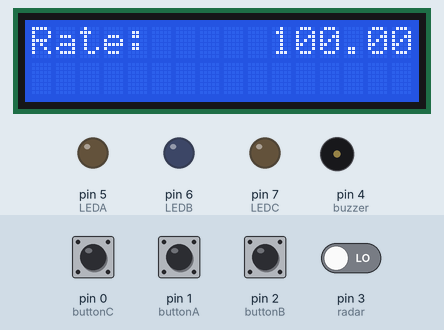
Recording of a sketch running on a simulated Arduino Uno, built with avr-gcc and run on an emulated ATmega328P. On the bench: 16×2 character LCD, output pins drawn as LEDs (lit = HIGH), buzzer (waves = sounding, pin HIGH). The test bench sets the inputs (shaded band); at power-on: pin 0 (buttonC), pin 1 (buttonA), pin 2 (buttonB), pin 3 (radar) LOW.

Above: at 4.2 s.
4.3 s: pin 2 (buttonB) pulled HIGH for 1 s
At 6.4 s:
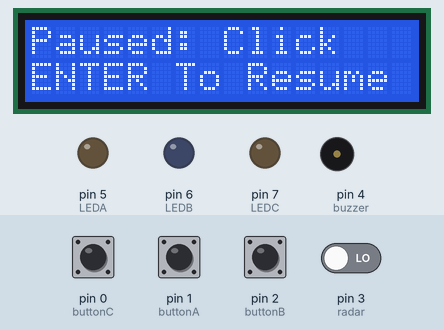
7.0 s: pin 2 (buttonB) pulled HIGH for 0.15 s
At 7.7 s:
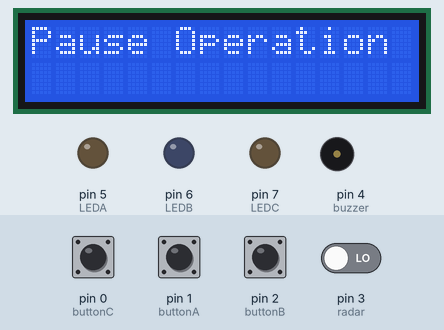
8.8 s: pin 0 (buttonC) pulled HIGH for 0.15 s
At 10.3 s:
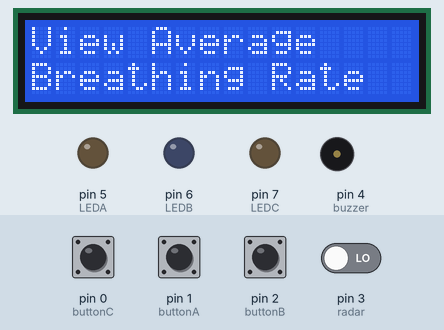
10.6 s: pin 1 (buttonA) pulled HIGH for 1 s
At 12.4 s:
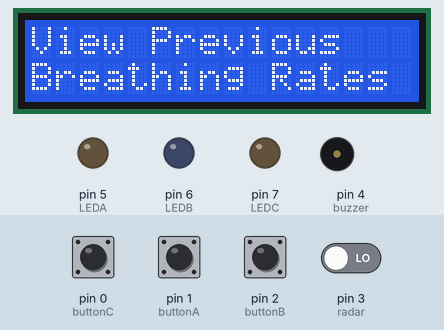
13.3 s: pin 1 (buttonA) pulled HIGH for 0.15 s
At 14.8 s:
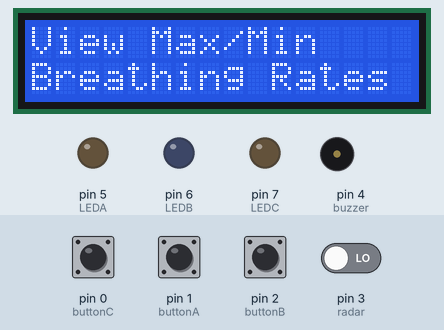
15.1 s: pin 2 (buttonB) pulled HIGH for 0.15 s
At 16.3 s:
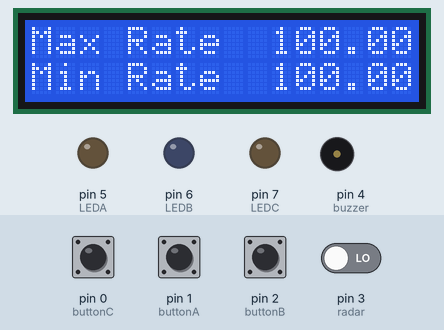
Timing chart, 0 to 17.9 s (numbered marks = the images above; inputs shaded):
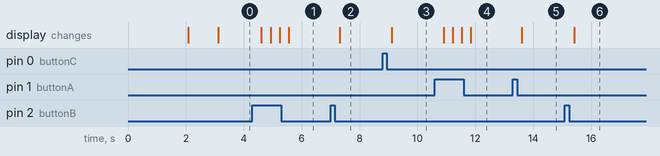

The sketch:

menutest1.3.ino
```cpp
// Michael Dempsey
// Doppler Radar Respiratory Monitor
// Menu Test Code 1.2
// April 11, 2018

#include <LiquidCrystal.h>

// pin declarations for circuit board rev. 1.2
const byte buttonA = 1;
const byte buttonB = 2;
const byte buttonC = 0;
const byte radar   = 3;
const byte buzzer  = 4;
const byte LEDA    = 5;
const byte LEDB    = 6;
const byte LEDC    = 7;
const byte d7      = 8;
const byte d6      = 9;
const byte d5      = 10;
const byte d4      = 11;
const byte en      = 12;
const byte rs      = 13;

const int delayParam          = 300;
const int avgParam            = 10;
const int prevValDim          = 50;
const double yellowThreshold  = 10;
const double redThreshold     = 20;
const int inputDelay          = 300;

// start display screen
LiquidCrystal lcd(rs, en, d4, d5, d6, d7);

// global variable declarations
boolean oldState, state = false;
byte change, turnedOff = 0;
long goOn, goOff = 0;
long onTimeOld, onTime = 0;

// checkLimits func variables
double maxRate = 0;
double minRate = 1000;

// saveValue func variables
double previousValues[prevValDim];
byte value;

// calibrate func variable
byte calibrateCount = 0;

// findAverage func variable
double recentVals[avgParam];

// writeScreen func variables
String row1TextOld, row2TextOld;
float row1DataOld, row2DataOld;

// getValue func variables
long breath[2] = {0,0};
boolean findAvg = false;
double breathRate, average, breathTime  = 0;

// main func variables
double difference = 0;

// initializations
void setup()
{
  lcd.begin(16, 2);
  pinMode(buttonA, INPUT);
  pinMode(buttonB, INPUT);
  pinMode(buttonC, INPUT);
  pinMode(radar,   INPUT);
  pinMode(buzzer,  OUTPUT);
  pinMode(LEDA,    OUTPUT);
  pinMode(LEDB,    OUTPUT);
  pinMode(LEDC,    OUTPUT);
  writeScreen("Doppler Radar", -1, "Respiratory Monitor", -1);
  delay(2000);
  writeScreen("System Ready", -1, "", -1);
  delay(1000);
  writeScreen("Click ENTER to", -1, "calibrate.", -1);
  attachInterrupt(1, radarRise, RISING);
  //calibrate();
}

// ISR for rising input from radar sensor
void radarRise()
{
  oldState = state;
  onTimeOld = onTime;
  onTime = millis();
  turnedOff = 0;
  if (onTime - onTimeOld < delayParam)
  {
    state = true;
    if(oldState != state)
    {
      goOn = onTimeOld;
      change = 1;
    }
  }
  if((onTime - onTimeOld >= delayParam))
  {
    state = false;
    if(oldState != state)
    {
      goOff = onTimeOld;
      change = 2;
    }
  }
}

// function for updating max and min rates
void checkLimits(double rate)
{
  if(rate > maxRate)
    maxRate = rate;

  if(rate < minRate && rate > 0)
    minRate = rate;
}

void saveValue(double newRate)
{
  previousValues[value] = newRate;
  value++;
  if(value > prevValDim)
    value = 0;
}

// function for finding the updated rolling average
double findAverage(double newData)
{
  double avg, tmpSum;
  byte lengthRecentVals;
  lengthRecentVals = sizeof(recentVals) / sizeof(double);
  tmpSum = 0;
  for(byte a = 0; a < lengthRecentVals - 1; a++)
    recentVals[a + 1] = recentVals[a];
  recentVals[0] = newData;
  for(byte b = 0; b < lengthRecentVals; b++)
    tmpSum =  tmpSum + recentVals[b];
  avg = tmpSum / lengthRecentVals;
  return avg;
}

// function for writing data to display only when new data is available
void writeScreen(String row1Text, float row1Data, String row2Text, float row2Data)
{
  long row1DataLength, row2DataLength;
  row1DataLength = String(row1Data).length();
  row2DataLength = String(row2Data).length();
  if(row1Text != row1TextOld || row2Text != row2TextOld || row1Data != row1DataOld || row2Data != row2DataOld)
  {
    if((row1Data == -1) && (row2Data == -1))
    {
      clearScreen();
      lcd.setCursor(0, 0);
      lcd.print(row1Text);
      lcd.setCursor(0, 1);
      lcd.print(row2Text);
    }
    if((row1Data == -1) && (row2Data != -1))
    {
      clearScreen();
      lcd.setCursor(0, 0);
      lcd.print(row1Text);
      lcd.setCursor(0, 1);
      lcd.print(row2Text);
      lcd.setCursor(16 - row2DataLength, 1);
      lcd.print(row2Data);
    }
    if((row2Data == -1) && (row1Data != -1))
    {
      clearScreen();
      lcd.setCursor(0, 0);
      lcd.print(row1Text);
      lcd.setCursor(16 - row1DataLength, 0);
      lcd.print(row1Data);
      lcd.setCursor(0, 1);
      lcd.print(row2Text);
    }
    if((row2Data != -1) && (row1Data != -1))
    {
      clearScreen();
      lcd.setCursor(0, 0);
      lcd.print(row1Text);
      lcd.setCursor(16 - row1DataLength, 0);
      lcd.print(row1Data);
      lcd.setCursor(0, 1);
      lcd.print(row2Text);
      lcd.setCursor(16 - row2DataLength, 1);
      lcd.print(row2Data);
    }
  }
  row1TextOld = row1Text;
  row2TextOld = row2Text;
  row1DataOld = row1Data;
  row2DataOld = row2Data;
}

void clearScreen()
{
  for(byte a = 0; a < 16; a++)
  {
    for(byte b = 0; b < 2; b ++)
    {
      lcd.setCursor(a, b);
      lcd.print(" ");
    }
  }
}

void calibrate()
{
  calibrateCount = 0;
  while(digitalRead(buttonB) == 0){}
  writeScreen("Calibrating...", -1, "Breath Normally", -1);
  while(calibrateCount < 10)
    getValue();
  writeScreen("Calibration", -1, "complete!", -1);
  delay(1000);
}

void getValue()
{
  if((millis() - onTime >= delayParam) && turnedOff == 0)
  {
    state = false;
    goOff = onTime + delayParam;
    change = 2;
    turnedOff = 1;
  }
  if (change == 1)
  {
    breath[0] = goOn;
    change = 0;
  }
  if (change == 2)
  {
    breath[1] = goOff;
    change = 0;
    findAvg = true;
  }
  if(breath[1] > breath[0])
  {
    breathTime = breath[1] - breath[0];
    breathTime = breathTime * 2;
    breathTime = breathTime / 60000;
    breathRate = 1 / breathTime;
    if(findAvg == true)
    {
      average = findAverage(breathRate);
      findAvg = false;
      checkLimits(breathRate);
      saveValue(breathRate);
      calibrateCount++;
      if(calibrateCount > 11)
        calibrateCount = 11;
    }
  }
}

void greenAlert()
{
  digitalWrite(LEDA, HIGH);
  digitalWrite(LEDB, LOW);
  digitalWrite(LEDC, LOW);
  writeScreen("Situation Normal", -1, "", -1);
}

void yellowAlert()
{
  digitalWrite(LEDA, LOW);
  digitalWrite(LEDB, HIGH);
  digitalWrite(LEDC, LOW);
  writeScreen("Warning!!", -1, "Check Patient", -1);
  while(digitalRead(buttonB) == 0)
  {
    getValue();
  }

}

void redAlert()
{
  digitalWrite(LEDA, LOW);
  digitalWrite(LEDB, LOW);
  digitalWrite(buzzer, HIGH);
  while(digitalRead(buttonB) == 0)
  {
    getValue();
    writeScreen("Critical Alert!", -1, "Check Patient", -1);
    digitalWrite(LEDC, HIGH);
    delay(1000);
    getValue();
    writeScreen("", -1, "Check Patient", -1);
    digitalWrite(LEDC, LOW);
    delay(1000);
  }
  digitalWrite(buzzer, LOW);
}

String menuOption[12] = {"Pause Operation", "", "View Average", "Breathing Rate", "View Max/Min", "Breathing Rates", "View Previous", "Breathing Rates", "Run", "Recalibration", "Exit Menu", ""};
byte option, recentOption;
boolean exitMenu = false;

byte checkLimits(byte val, byte minVal, byte maxVal)
{
  byte result;
  result = val;
  if(val < minVal)
    result = maxVal;
  if(val > maxVal)
    result = minVal;
  return result;
}

void openMenu()
{
  option = 1;
  while(exitMenu == false)
  {
    if(digitalRead(buttonA) == 1)
    {
      option--;
      delay(inputDelay);
    }
    if(digitalRead(buttonC) == 1)
    {
      option++;
      delay(inputDelay);
    }
    option = checkLimits(option, 1, 6);
    writeScreen(menuOption[(option - 1) * 2], -1, menuOption[(option - 1) * 2 + 1], -1);

    if(digitalRead(buttonB) == 1)
    {
      delay(inputDelay);
      switch(option)
      {
        case 1:
          writeScreen("Paused: Click", -1, "ENTER To Resume", -1);
          while(digitalRead(buttonB) == 0){}
          delay(inputDelay);
          //calibrate();
          break;
        case 2:
          while(digitalRead(buttonB) == 0)
          {
            getValue();
            //checkAlert(true);
            writeScreen("Avg Rate", average, "Rate Now", breathRate);
          }
          delay(inputDelay);
          break;
        case 3:
          while(digitalRead(buttonB) == 0)
          {
            getValue();
            //checkAlert(true);
            writeScreen("Max Rate", maxRate, "Min Rate", minRate);
          }
          delay(inputDelay);
          break;
        case 4:
          while(digitalRead(buttonB) == 0)
          {
            getValue();
            //checkAlert(true);
            if(digitalRead(buttonA) == 1)
            {
              delay(inputDelay);
              recentOption--;
            }
            if(digitalRead(buttonC) == 1)
            {
              delay(inputDelay);
              recentOption++;
            }
            recentOption = checkLimits(recentOption, 0, prevValDim);
            writeScreen("Previous Rate", recentOption + 1, "", previousValues[recentOption]);
          }
          delay(inputDelay);
          break;
        case 5:
          //calibrate();
          break;
        case 6:
          writeScreen("Closing Menu", -1, "", -1);
          delay(1000);
          exitMenu = true;
      }
    }
  }
}

void checkAlert(boolean menu)
{
  if(average - breathRate >= 0)
    difference = average - breathRate;
  if(average - breathRate < 0)
    difference = breathRate - average;
  if((difference < yellowThreshold) && (menu == false))
    greenAlert();
  if((difference > yellowThreshold) && (difference < redThreshold))
    yellowAlert();
  if(difference > redThreshold)
    redAlert();
}

// main loop
void loop()
{
  getValue();
  //checkAlert(false);
  writeScreen("Rate:", breathRate, "", -1);
  if(digitalRead(buttonB) == 1)
  {
    delay(inputDelay);
    exitMenu = false;
    openMenu();
  }
}
```

Measured:
- after the input at 4.3 s, the display: first changes after 0.31 s (image 1 shows a later state)
- after the input at 7.0 s, the display: changes after 0.31 s (image 2)
- after the input at 8.8 s, the display: changes after 0.31 s (image 3)
- after the input at 10.6 s, the display: first changes after 0.31 s (image 4 shows a later state)
- after the input at 13.3 s, the display: changes after 0.31 s (image 5)
- after the input at 15.1 s, the display: changes after 0.31 s (image 6)
